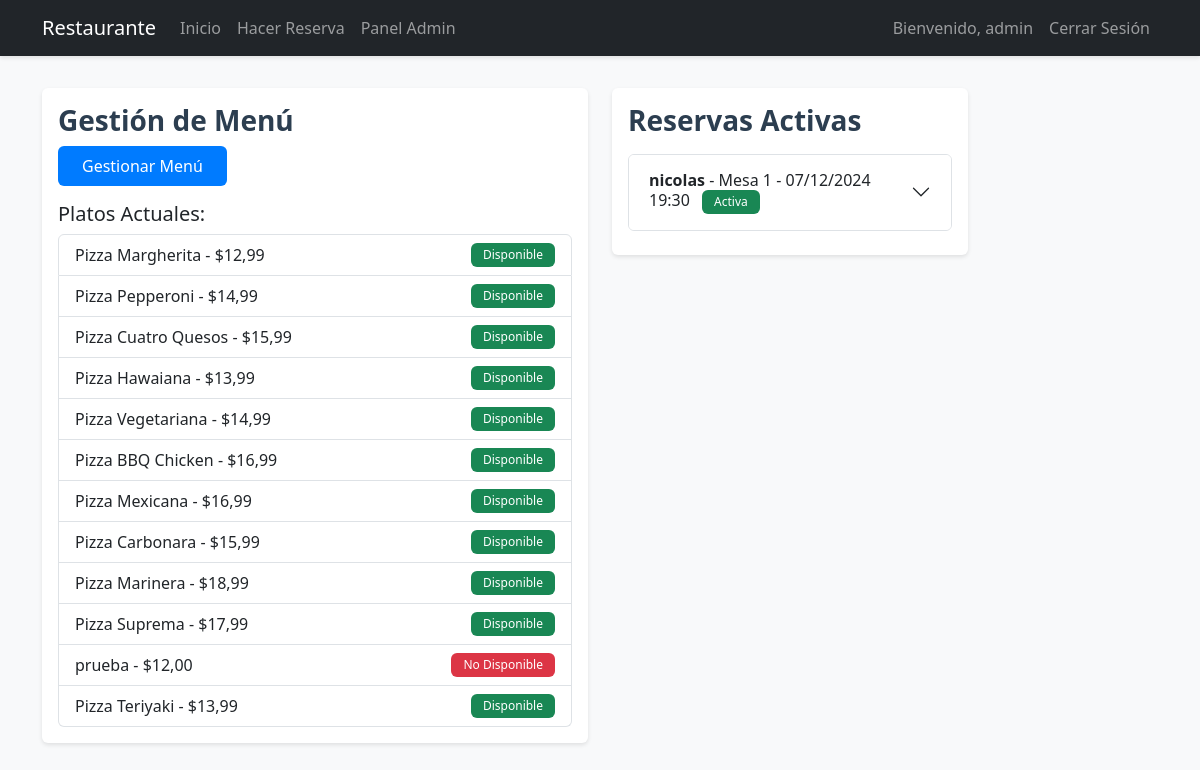
/reservations/admin-panel/ (signed in), run on the app's committed database.
### reservations/models.py (models this page shows, shortened)
class Menu(models.Model):
    id_plato = models.AutoField(primary_key=True)
    nombre_plato = models.CharField(max_length=100)
    descripcion = models.TextField()
    precio = models.DecimalField(max_digits=10, decimal_places=2)
    disponibilidad = models.BooleanField(default=True)

class Reserva(models.Model):
    id_reserva = models.AutoField(primary_key=True)
    cliente = models.ForeignKey(Usuario, on_delete=models.CASCADE)
    mesa = models.ForeignKey(Mesa, on_delete=models.CASCADE)
    fecha = models.DateTimeField()
    estado = models.BooleanField(default=True)
    def precio_total(self):
        return sum(pedido.precio_total() for pedido in self.pedidos.all())

class Usuario(models.Model):
    user = models.OneToOneField(User, on_delete=models.CASCADE)
    nombre_usuario = models.CharField(max_length=100)
    contrasenia = models.CharField(max_length=100)
    correo = models.EmailField()

class Mesa(models.Model):
    id_mesa = models.AutoField(primary_key=True)
    capacidad = models.IntegerField()
    disponibilidad = models.BooleanField(default=True)
    contrasenia = models.CharField(max_length=100, blank=True)

### reservations/views.py (the view)
# urls.py: path('admin-panel/', views.admin_panel, name='admin_panel'),
@login_required
def admin_panel(request):
    if not request.user.is_staff:
        messages.error(request, 'Acceso denegado')
        return redirect('home')
    menu = Menu.objects.all()
    mesas = Mesa.objects.all()
    reservas = get_active_reservations(Reserva.objects.all())
    return render(request, 'reservations/admin_panel.html', {
        'menu': menu,
        'mesas': mesas,
        'reservas': reservas
    })

### reservations/models.py (called while the page is built)
    def precio_total(self):
        return self.plato.precio * self.cantidad

### reservations/utils.py (called while the page is built)
def get_active_reservations(queryset):
    now = timezone.now()
    return queryset.filter(fecha__gte=now, estado=True).order_by('fecha')

### templates/reservations/admin_panel.html (shortened to what this page needs)
{% extends 'base.html' %}
{% block content %}
<div class="row">
    <div class="col-md-6">
        <div class="card mb-4">
            <div class="card-body">
                <h3 class="card-title">Gestión de Menú</h3>
                <a href="{% url 'gestionar_menu' %}" class="btn btn-primary">Gestionar Menú</a>
                <div class="mt-3">
                    <h5>Platos Actuales:</h5>
                    <ul class="list-group">
                        {% for plato in menu %}
                        <li class="list-group-item">
                            {{ plato.nombre_plato }} - ${{ plato.precio }}
                            {% if plato.disponibilidad %}
                            <span class="badge bg-success float-end">Disponible</span>
                            {% else %}
                            <span class="badge bg-danger float-end">No Disponible</span>
                            {% endif %}
                        </li>
                        {% endfor %}
                    </ul>
                </div>
            </div>
        </div>
    </div>
    <div class="col-md-4">
        <div class="card mb-4">
            <div class="card-body">
                <h3 class="card-title">Reservas Activas</h3>
                <div class="mt-3">
                    {% if reservas %}
                        <div class="accordion" id="reservasAccordion">
                            {% for reserva in reservas %}
                            <div class="accordion-item mb-2">
                                <h2 class="accordion-header" id="heading{{ reserva.id_reserva }}">
                                    <button class="accordion-button collapsed" type="button"
                                            data-bs-toggle="collapse"
                                            data-bs-target="#collapse{{ reserva.id_reserva }}"
                                            aria-expanded="false"
                                            aria-controls="collapse{{ reserva.id_reserva }}">
                                        <div>
                                            <strong>{{ reserva.cliente.nombre_usuario }}</strong> -
                                            Mesa {{ reserva.mesa.id_mesa }} -
                                            {{ reserva.fecha|date:"d/m/Y H:i" }}
                                            <span class="badge bg-success ms-2">Activa</span>
                                        </div>
                                    </button>
                                </h2>
                            </div>
                            {% endfor %}
                        </div>
                    {% else %}
                        <p>No hay reservas activas en este momento.</p>
                    {% endif %}
                </div>
            </div>
        </div>
    </div>
</div>
{% endblock %}

### templates/base.html (shortened to what this page needs)
<!DOCTYPE html>
<html lang="es">
<head>
    <link href="https://cdn.jsdelivr.net/npm/bootstrap@5.3.2/dist/css/bootstrap.min.css" rel="stylesheet">
    <link rel="stylesheet" href="/static/css/style.css">
</head>
<body>
    <nav class="navbar navbar-expand-lg navbar-dark bg-dark">
        <div class="container">
            <a class="navbar-brand" href="{% url 'home' %}">Restaurante</a>
            <div class="collapse navbar-collapse" id="navbarNav">
                <ul class="navbar-nav me-auto">
                    <li class="nav-item">
                        <a class="nav-link" href="{% url 'home' %}">Inicio</a>
                    </li>
                    {% if user.is_authenticated %}
                    <li class="nav-item">
                        <a class="nav-link" href="{% url 'hacer_reserva' %}">Hacer Reserva</a>
                    </li>
                    {% if user.is_staff %}
                    <li class="nav-item">
                        <a class="nav-link" href="{% url 'admin_panel' %}">Panel Admin</a>
                    </li>
                    {% endif %}
                    {% endif %}
                </ul>
                <ul class="navbar-nav">
                    {% if user.is_authenticated %}
                    <li class="nav-item">
                        <span class="nav-link">Bienvenido, {{ user.username }}</span>
                    </li>
                    <li class="nav-item">
                        <a class="nav-link" href="{% url 'logout' %}">Cerrar Sesión</a>
                    </li>
                    {% endif %}
                </ul>
            </div>
        </div>
    </nav>
    <div class="container mt-4">
        {% block content %}
        {% endblock %}
    </div>
</body>
</html>

### static/css/style.css (style rules this page uses)
body { background-color: #f8f9fa; min-height: 100vh; }
.navbar { margin-bottom: 2rem; box-shadow: 0 2px 4px rgba(0, 0, 0, 0.1); }
.card { box-shadow: 0 2px 4px rgba(0, 0, 0, 0.1); border: none; transition: transform 0.2s; margin-bottom: 1.5rem; }
.btn-primary { background-color: #007bff; border: none; padding: 0.5rem 1.5rem; transition: all 0.3s ease; }
.card-title { color: #2c3e50; font-weight: 600; }
.badge { padding: 0.5em 1em; font-weight: 500; }

### data on the page
Menu: nombre_plato "Pizza Margherita", precio "12,99", disponibilidad "Disponible"
Menu: nombre_plato "Pizza Pepperoni", precio "14,99", disponibilidad "Disponible"
Menu: nombre_plato "Pizza Cuatro Quesos", precio "15,99", disponibilidad "Disponible"
Menu: nombre_plato "Pizza Hawaiana", precio "13,99", disponibilidad "Disponible"
Menu: nombre_plato "Pizza Vegetariana", precio "14,99", disponibilidad "Disponible"
Menu: nombre_plato "Pizza BBQ Chicken", precio "16,99", disponibilidad "Disponible"
Menu: nombre_plato "Pizza Mexicana", precio "16,99", disponibilidad "Disponible"
Menu: nombre_plato "Pizza Carbonara", precio "15,99", disponibilidad "Disponible"
Menu: nombre_plato "Pizza Marinera", precio "18,99", disponibilidad "Disponible"
Menu: nombre_plato "Pizza Suprema", precio "17,99", disponibilidad "Disponible"
Menu: nombre_plato "prueba", precio "12,00", disponibilidad "No Disponible"
Menu: nombre_plato "Pizza Teriyaki", precio "13,99", disponibilidad "Disponible"
Reserva: cliente.nombre_usuario "nicolas", mesa.id_mesa "1", fecha "07/12/2024 19:30"

### other printed values
{{ user.username }} "admin"
